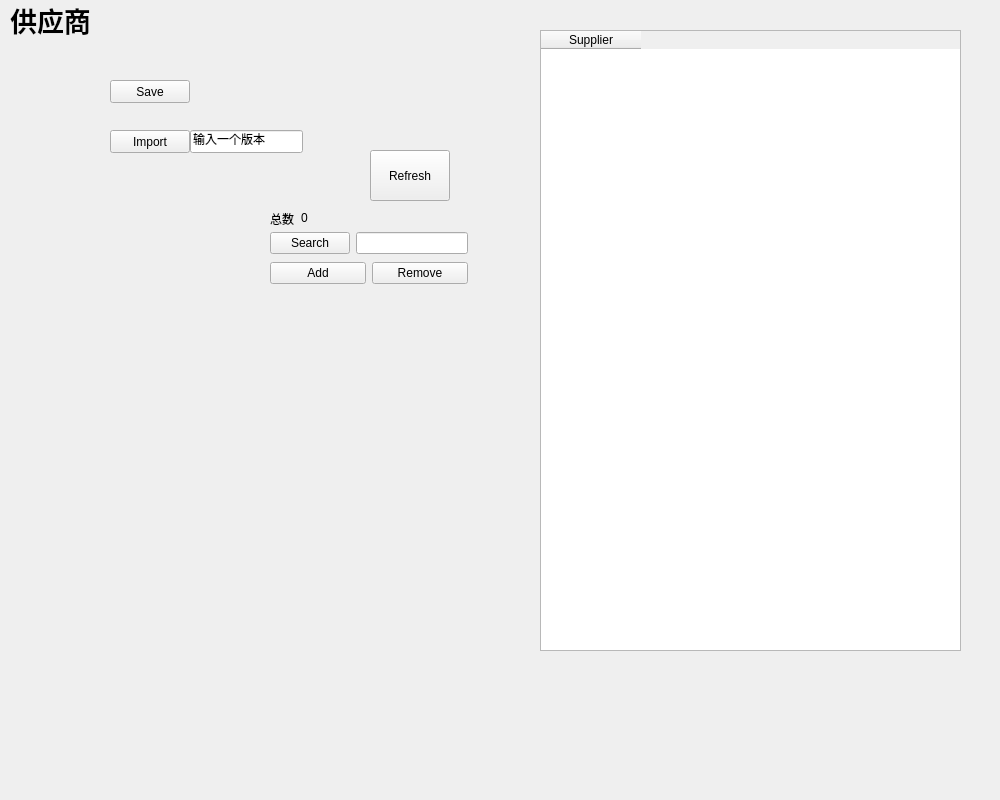
<?xml version="1.0" encoding="UTF-8"?>
<ui version="4.0">
 <class>PGSupplier</class>
 <widget class="QWidget" name="PGSupplier">
  <property name="geometry">
   <rect>
    <x>0</x>
    <y>0</y>
    <width>1000</width>
    <height>800</height>
   </rect>
  </property>
  <property name="minimumSize">
   <size>
    <width>1000</width>
    <height>800</height>
   </size>
  </property>
  <property name="windowTitle">
   <string>Form</string>
  </property>
  <widget class="QPushButton" name="PBSave">
   <property name="geometry">
    <rect>
     <x>110</x>
     <y>80</y>
     <width>80</width>
     <height>23</height>
    </rect>
   </property>
   <property name="text">
    <string>Save</string>
   </property>
  </widget>
  <widget class="QWidget" name="layoutWidget">
   <property name="geometry">
    <rect>
     <x>270</x>
     <y>230</y>
     <width>198</width>
     <height>58</height>
    </rect>
   </property>
   <layout class="QVBoxLayout" name="verticalLayout">
    <item>
     <layout class="QHBoxLayout" name="horizontalLayout">
      <item>
       <widget class="QPushButton" name="PBsearch">
        <property name="text">
         <string>Search</string>
        </property>
       </widget>
      </item>
      <item>
       <widget class="QLineEdit" name="lineSearch"/>
      </item>
     </layout>
    </item>
    <item>
     <layout class="QHBoxLayout" name="horizontalLayout_2">
      <item>
       <widget class="QPushButton" name="PBAdd">
        <property name="text">
         <string>Add</string>
        </property>
       </widget>
      </item>
      <item>
       <widget class="QPushButton" name="PBRemove">
        <property name="text">
         <string>Remove</string>
        </property>
       </widget>
      </item>
     </layout>
    </item>
   </layout>
  </widget>
  <widget class="QWidget" name="layoutWidget_2">
   <property name="geometry">
    <rect>
     <x>270</x>
     <y>210</y>
     <width>39</width>
     <height>17</height>
    </rect>
   </property>
   <layout class="QHBoxLayout" name="horizontalLayout_3">
    <item>
     <widget class="QLabel" name="label">
      <property name="text">
       <string>&lt;html&gt;&lt;head/&gt;&lt;body&gt;&lt;p align=&quot;center&quot;&gt;总数&lt;/p&gt;&lt;/body&gt;&lt;/html&gt;</string>
      </property>
     </widget>
    </item>
    <item>
     <widget class="QLabel" name="labelCount">
      <property name="text">
       <string>&lt;html&gt;&lt;head/&gt;&lt;body&gt;&lt;p align=&quot;center&quot;&gt;0&lt;/p&gt;&lt;/body&gt;&lt;/html&gt;</string>
      </property>
     </widget>
    </item>
   </layout>
  </widget>
  <widget class="QLineEdit" name="lineVersion">
   <property name="geometry">
    <rect>
     <x>190</x>
     <y>130</y>
     <width>113</width>
     <height>23</height>
    </rect>
   </property>
   <property name="text">
    <string>输入一个版本</string>
   </property>
  </widget>
  <widget class="QTableWidget" name="tableWidget">
   <property name="geometry">
    <rect>
     <x>540</x>
     <y>30</y>
     <width>421</width>
     <height>621</height>
    </rect>
   </property>
   <column>
    <property name="text">
     <string>Supplier</string>
    </property>
   </column>
  </widget>
  <widget class="QPushButton" name="PBRefresh">
   <property name="geometry">
    <rect>
     <x>370</x>
     <y>150</y>
     <width>80</width>
     <height>51</height>
    </rect>
   </property>
   <property name="text">
    <string>Refresh</string>
   </property>
  </widget>
  <widget class="QPushButton" name="PBImport">
   <property name="geometry">
    <rect>
     <x>110</x>
     <y>130</y>
     <width>80</width>
     <height>23</height>
    </rect>
   </property>
   <property name="text">
    <string>Import</string>
   </property>
  </widget>
  <widget class="QLabel" name="label_2">
   <property name="geometry">
    <rect>
     <x>0</x>
     <y>0</y>
     <width>101</width>
     <height>41</height>
    </rect>
   </property>
   <property name="text">
    <string>&lt;html&gt;&lt;head/&gt;&lt;body&gt;&lt;p align=&quot;center&quot;&gt;&lt;span style=&quot; font-size:20pt; font-weight:700;&quot;&gt;供应商&lt;/span&gt;&lt;/p&gt;&lt;/body&gt;&lt;/html&gt;</string>
   </property>
  </widget>
 </widget>
 <resources/>
 <connections/>
</ui>
